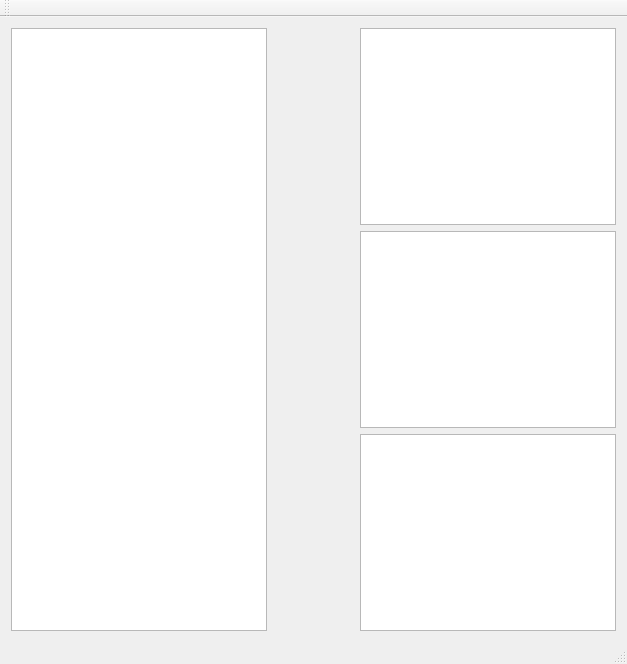
<?xml version="1.0" encoding="UTF-8"?>
<ui version="4.0">
 <class>MainWindow</class>
 <widget class="QMainWindow" name="MainWindow">
  <property name="geometry">
   <rect>
    <x>0</x>
    <y>0</y>
    <width>627</width>
    <height>664</height>
   </rect>
  </property>
  <property name="windowTitle">
   <string>MainWindow</string>
  </property>
  <widget class="QWidget" name="centralWidget">
   <layout class="QGridLayout" name="gridLayout">
    <item row="0" column="0" rowspan="3">
     <widget class="QListWidget" name="listProdutor"/>
    </item>
    <item row="0" column="1">
     <spacer name="horizontalSpacer">
      <property name="orientation">
       <enum>Qt::Horizontal</enum>
      </property>
      <property name="sizeHint" stdset="0">
       <size>
        <width>82</width>
        <height>20</height>
       </size>
      </property>
     </spacer>
    </item>
    <item row="0" column="2">
     <widget class="QListWidget" name="listConsumidor1"/>
    </item>
    <item row="1" column="1">
     <spacer name="horizontalSpacer_2">
      <property name="orientation">
       <enum>Qt::Horizontal</enum>
      </property>
      <property name="sizeHint" stdset="0">
       <size>
        <width>82</width>
        <height>20</height>
       </size>
      </property>
     </spacer>
    </item>
    <item row="1" column="2">
     <widget class="QListWidget" name="listConsumidor2"/>
    </item>
    <item row="2" column="1">
     <spacer name="horizontalSpacer_3">
      <property name="orientation">
       <enum>Qt::Horizontal</enum>
      </property>
      <property name="sizeHint" stdset="0">
       <size>
        <width>82</width>
        <height>20</height>
       </size>
      </property>
     </spacer>
    </item>
    <item row="2" column="2">
     <widget class="QListWidget" name="listConsumidor3"/>
    </item>
   </layout>
  </widget>
  <widget class="QMenuBar" name="menuBar">
   <property name="geometry">
    <rect>
     <x>0</x>
     <y>0</y>
     <width>627</width>
     <height>25</height>
    </rect>
   </property>
  </widget>
  <widget class="QToolBar" name="mainToolBar">
   <attribute name="toolBarArea">
    <enum>TopToolBarArea</enum>
   </attribute>
   <attribute name="toolBarBreak">
    <bool>false</bool>
   </attribute>
  </widget>
  <widget class="QStatusBar" name="statusBar"/>
 </widget>
 <layoutdefault spacing="6" margin="11"/>
 <resources/>
 <connections/>
</ui>
